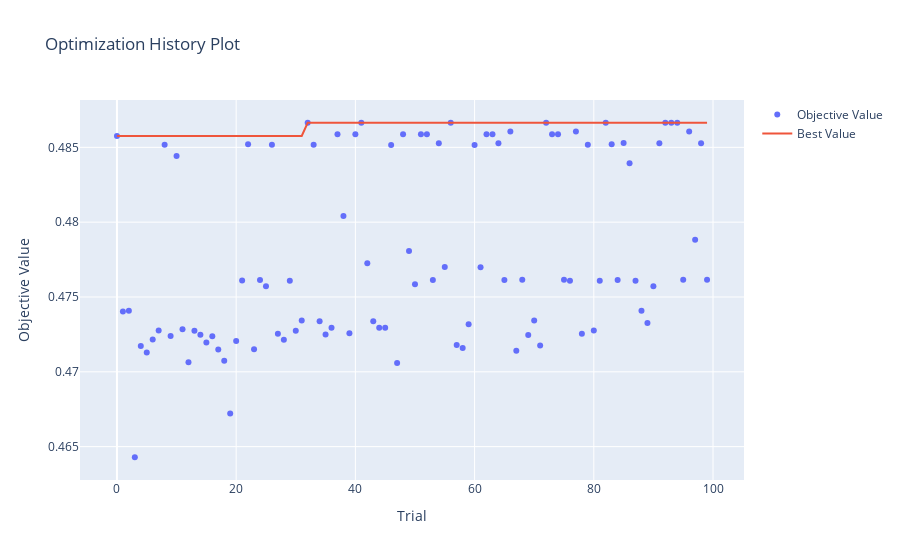

The notebook cell saved with this chart:
### Markdown cell above
### 3.3 Optuna Visualizations
Visualizing hyper-parameter tuning results obtained by running Optuna.

### Code cell
optuna.visualization.plot_optimization_history(study)
